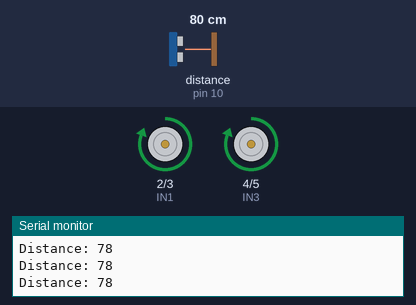
A sketch run on a simulated Arduino Uno, built with avr-gcc and run on an emulated ATmega328P. On the bench: motor-driver pin pairs drawn as motors (green arrow = first pin HIGH = forward, orange = second pin HIGH = backward, longer = more drive), the last lines printed to the serial monitor. Wiring (inferred from the names in the program): ultrasonic range finder: trigger pin 9; echo pin 10. Inputs (shaded band) come from the test bench; at power-on: distance to the obstacle (sensor on pin 10) 80 cm. The echo pulse lasts 58.3 µs per cm.

Above: at 1.2 s.
1.3 s: distance to the obstacle (sensor on pin 10) set to 22 cm
2.8 s: distance to the obstacle (sensor on pin 10) set to 18 cm
At 3.22 s:
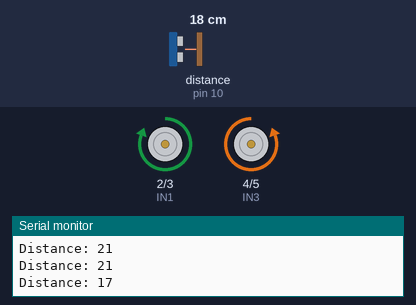
5.8 s: distance to the obstacle (sensor on pin 10) set to 35 cm
At 6.9 s:
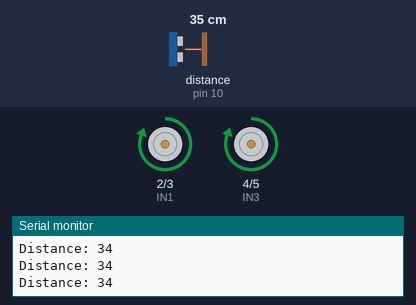
7.3 s: distance to the obstacle (sensor on pin 10) set to 2 cm
At 7.41 s:
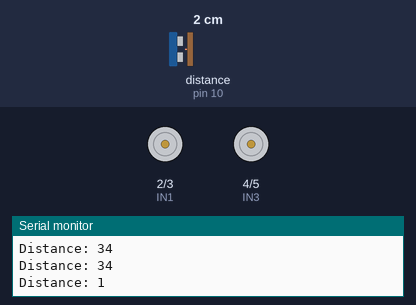
Timing chart, 0 to 11.3 s (numbered marks = the images above; inputs shaded):
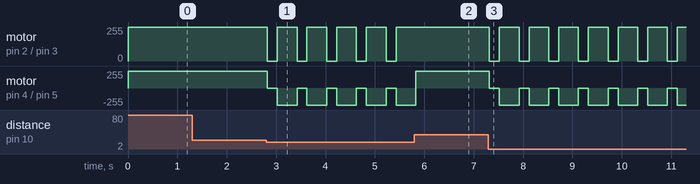

Measured:
- the behaviour switches between 21 and 20 cm on distance to the obstacle (sensor on pin 10) (found by bisection; images 0 and 1)
- after the input at 2.8 s, motor on pin 2 (IN1) / pin 3 (IN2): alternates forward 255/255 for 0.40 s and stopped for 0.20 s, starting at once; motor on pin 4 (IN3) / pin 5 (IN4): alternates backward 255/255 for 0.40 s and stopped for 0.20 s, starting at once
- after the input at 5.8 s, motor on pin 2 (IN1) / pin 3 (IN2): stops changing and stays forward 255/255
- after the input at 7.3 s, motor on pin 2 (IN1) / pin 3 (IN2): alternates forward 255/255 for 0.40 s and stopped for 0.20 s, starting at once; motor on pin 4 (IN3) / pin 5 (IN4): alternates backward 255/255 for 0.40 s and stopped for 0.20 s, starting at once

The sketch:

sketch_nov27f.ino
```cpp
// Object Avoiding Robot

#define trigPin 9
#define echoPin 10

// Motor driver pins
#define IN1 2
#define IN2 3
#define IN3 4
#define IN4 5

long duration;
int distance;

void setup() {
  pinMode(trigPin, OUTPUT);
  pinMode(echoPin, INPUT);

  pinMode(IN1, OUTPUT);
  pinMode(IN2, OUTPUT);
  pinMode(IN3, OUTPUT);
  pinMode(IN4, OUTPUT);

  Serial.begin(9600);
}

void loop() {
  distance = getDistance();
  Serial.print("Distance: ");
  Serial.println(distance);

  if (distance < 20) {
    stopRobot();
    delay(200);
    turnRight();
    delay(400);
  } else {
    moveForward();
  }
}

int getDistance() {
  digitalWrite(trigPin, LOW);
  delayMicroseconds(2);

  digitalWrite(trigPin, HIGH);
  delayMicroseconds(10);
  digitalWrite(trigPin, LOW);

  duration = pulseIn(echoPin, HIGH);
  return duration * 0.034 / 2; // Convert to cm
}

void moveForward() {
  digitalWrite(IN1, HIGH);
  digitalWrite(IN2, LOW);

  digitalWrite(IN3, HIGH);
  digitalWrite(IN4, LOW);
}

void stopRobot() {
  digitalWrite(IN1, LOW);
  digitalWrite(IN2, LOW);

  digitalWrite(IN3, LOW);
  digitalWrite(IN4, LOW);
}

void turnRight() {
  digitalWrite(IN1, HIGH);
  digitalWrite(IN2, LOW);

  digitalWrite(IN3, LOW);
  digitalWrite(IN4, HIGH);
}
```
